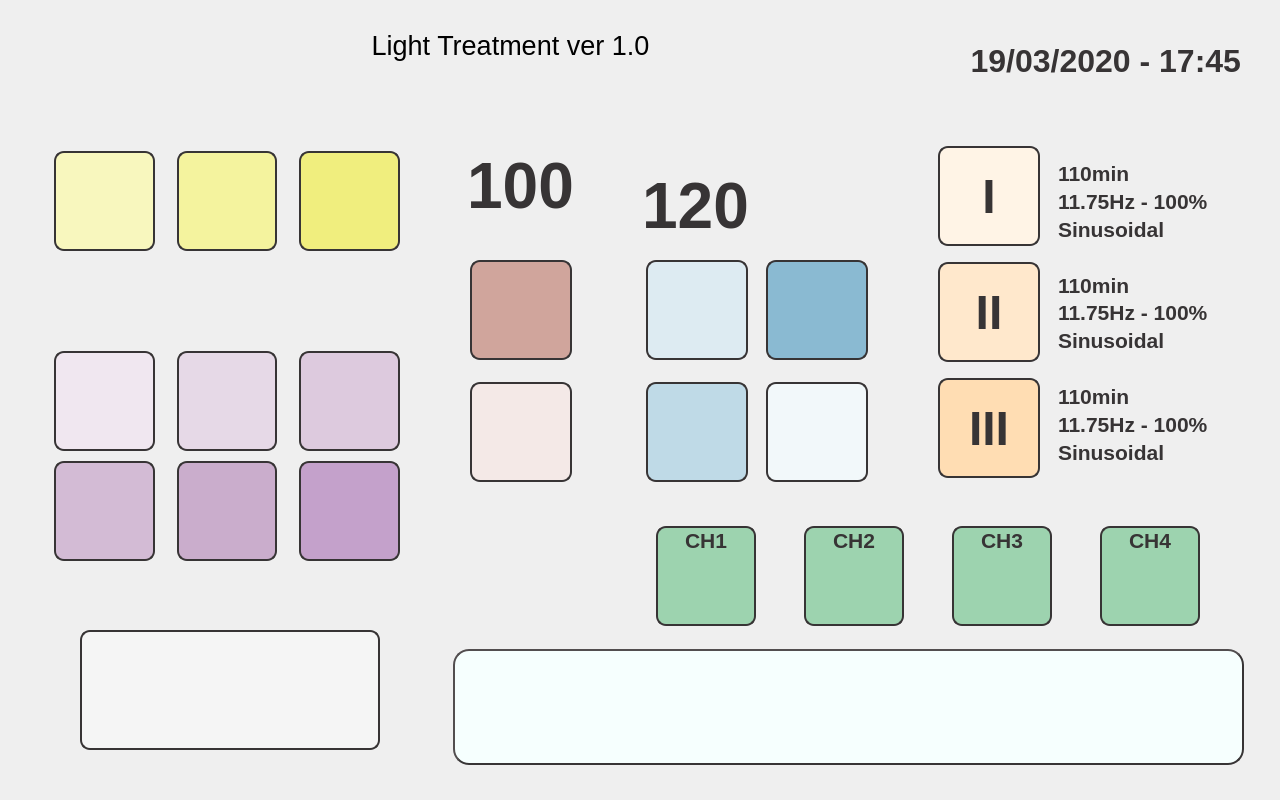
<?xml version="1.0" encoding="UTF-8"?>
<ui version="4.0">
 <class>Dialog</class>
 <widget class="QDialog" name="Dialog">
  <property name="geometry">
   <rect>
    <x>0</x>
    <y>0</y>
    <width>1280</width>
    <height>800</height>
   </rect>
  </property>
  <property name="windowTitle">
   <string>Dialog</string>
  </property>
  <property name="styleSheet">
   <string notr="true">QDialog {
background-image: url(:/background/resources/background_magnet_02.png);
}</string>
  </property>
  <widget class="QWidget" name="layoutWidget">
   <property name="geometry">
    <rect>
     <x>54</x>
     <y>350</y>
     <width>346</width>
     <height>102</height>
    </rect>
   </property>
   <layout class="QHBoxLayout" name="horizontalLayout_2">
    <property name="spacing">
     <number>22</number>
    </property>
    <item>
     <widget class="QPushButton" name="freq1Button">
      <property name="minimumSize">
       <size>
        <width>100</width>
        <height>100</height>
       </size>
      </property>
      <property name="styleSheet">
       <string notr="true">background-image: url(:/frequencies/resources/7_83Hz.png);
background-color: rgb(240, 231, 240);
border-radius: 10px;
border:2px solid rgb(55, 52, 53);</string>
      </property>
      <property name="text">
       <string/>
      </property>
     </widget>
    </item>
    <item>
     <widget class="QPushButton" name="freq2Button">
      <property name="minimumSize">
       <size>
        <width>100</width>
        <height>100</height>
       </size>
      </property>
      <property name="styleSheet">
       <string notr="true">background-image: url(:/frequencies/resources/11_79Hz.png);
background-color: rgb(230, 217, 231);
border-radius: 10px;
border:2px solid rgb(55, 52, 53);</string>
      </property>
      <property name="text">
       <string/>
      </property>
     </widget>
    </item>
    <item>
     <widget class="QPushButton" name="freq3Button">
      <property name="minimumSize">
       <size>
        <width>100</width>
        <height>100</height>
       </size>
      </property>
      <property name="styleSheet">
       <string notr="true">background-image: url(:/frequencies/resources/16_67Hz.png);
background-color: rgb(221, 202, 222);
border-radius: 10px;
border:2px solid rgb(55, 52, 53);</string>
      </property>
      <property name="text">
       <string/>
      </property>
     </widget>
    </item>
   </layout>
  </widget>
  <widget class="QWidget" name="layoutWidget_2">
   <property name="geometry">
    <rect>
     <x>54</x>
     <y>460</y>
     <width>346</width>
     <height>102</height>
    </rect>
   </property>
   <layout class="QHBoxLayout" name="horizontalLayout_3">
    <property name="spacing">
     <number>22</number>
    </property>
    <item>
     <widget class="QPushButton" name="freq4Button">
      <property name="minimumSize">
       <size>
        <width>100</width>
        <height>100</height>
       </size>
      </property>
      <property name="styleSheet">
       <string notr="true">background-image: url(:/frequencies/resources/23_58Hz.png);
background-color: rgb(211, 187, 213);
border-radius: 10px;
border:2px solid rgb(55, 52, 53);</string>
      </property>
      <property name="text">
       <string/>
      </property>
     </widget>
    </item>
    <item>
     <widget class="QPushButton" name="freq5Button">
      <property name="minimumSize">
       <size>
        <width>100</width>
        <height>100</height>
       </size>
      </property>
      <property name="styleSheet">
       <string notr="true">background-image: url(:/frequencies/resources/30_80Hz.png);
background-color: rgb(202, 173, 204);
border-radius: 10px;
border:2px solid rgb(55, 52, 53);</string>
      </property>
      <property name="text">
       <string/>
      </property>
     </widget>
    </item>
    <item>
     <widget class="QPushButton" name="freq6Button">
      <property name="minimumSize">
       <size>
        <width>100</width>
        <height>100</height>
       </size>
      </property>
      <property name="styleSheet">
       <string notr="true">background-image: url(:/frequencies/resources/62_64Hz.png);
background-color: rgb(196, 161, 203);
border-radius: 10px;
border:2px solid rgb(55, 52, 53);</string>
      </property>
      <property name="text">
       <string/>
      </property>
     </widget>
    </item>
   </layout>
  </widget>
  <widget class="QWidget" name="layoutWidget_3">
   <property name="geometry">
    <rect>
     <x>646</x>
     <y>260</y>
     <width>102</width>
     <height>224</height>
    </rect>
   </property>
   <layout class="QVBoxLayout" name="verticalLayout_2">
    <property name="spacing">
     <number>22</number>
    </property>
    <item>
     <widget class="QPushButton" name="min30Button">
      <property name="minimumSize">
       <size>
        <width>100</width>
        <height>100</height>
       </size>
      </property>
      <property name="styleSheet">
       <string notr="true">background-image: url(:/buttons/resources/30min.png);
background-color: rgb(221, 235, 242);
border-radius: 10px;
border:2px solid rgb(55, 52, 53);</string>
      </property>
      <property name="text">
       <string/>
      </property>
     </widget>
    </item>
    <item>
     <widget class="QPushButton" name="min45Button">
      <property name="minimumSize">
       <size>
        <width>100</width>
        <height>100</height>
       </size>
      </property>
      <property name="styleSheet">
       <string notr="true">background-image: url(:/buttons/resources/40min.png);
background-color: rgb(191, 218, 231);
border-radius: 10px;
border:2px solid rgb(55, 52, 53);</string>
      </property>
      <property name="text">
       <string/>
      </property>
     </widget>
    </item>
   </layout>
  </widget>
  <widget class="QWidget" name="layoutWidget_4">
   <property name="geometry">
    <rect>
     <x>766</x>
     <y>260</y>
     <width>102</width>
     <height>224</height>
    </rect>
   </property>
   <layout class="QVBoxLayout" name="verticalLayout_3">
    <property name="spacing">
     <number>22</number>
    </property>
    <item>
     <widget class="QPushButton" name="timeUpButton">
      <property name="minimumSize">
       <size>
        <width>100</width>
        <height>100</height>
       </size>
      </property>
      <property name="styleSheet">
       <string notr="true">background-image: url(:/buttons/resources/Arriba.png);
background-color: rgb(138, 186, 210);
border-radius: 10px;
border:2px solid rgb(55, 52, 53);</string>
      </property>
      <property name="text">
       <string/>
      </property>
     </widget>
    </item>
    <item>
     <widget class="QPushButton" name="timeDwnButton">
      <property name="minimumSize">
       <size>
        <width>100</width>
        <height>100</height>
       </size>
      </property>
      <property name="styleSheet">
       <string notr="true">background-image: url(:/buttons/resources/Abajo.png);
background-color: rgb(242, 248, 250);
border-radius: 10px;
border:2px solid rgb(55, 52, 53);</string>
      </property>
      <property name="text">
       <string/>
      </property>
     </widget>
    </item>
   </layout>
  </widget>
  <widget class="QPushButton" name="startButton">
   <property name="geometry">
    <rect>
     <x>80</x>
     <y>630</y>
     <width>300</width>
     <height>120</height>
    </rect>
   </property>
   <property name="minimumSize">
    <size>
     <width>100</width>
     <height>100</height>
    </size>
   </property>
   <property name="styleSheet">
    <string notr="true">background-image: url(:/buttons/resources/Play.png);
background-color: rgb(245, 245, 245);
border-radius: 10px;
border:2px solid rgb(55, 52, 53);</string>
   </property>
   <property name="text">
    <string/>
   </property>
  </widget>
  <widget class="QWidget" name="layoutWidget">
   <property name="geometry">
    <rect>
     <x>54</x>
     <y>150</y>
     <width>346</width>
     <height>102</height>
    </rect>
   </property>
   <layout class="QHBoxLayout" name="horizontalLayout">
    <property name="spacing">
     <number>22</number>
    </property>
    <item>
     <widget class="QPushButton" name="triangularButton">
      <property name="minimumSize">
       <size>
        <width>100</width>
        <height>100</height>
       </size>
      </property>
      <property name="styleSheet">
       <string notr="true">background-image: url(:/buttons/resources/Triangular.png);
background-color: rgb(248, 247, 190);
border-radius: 10px;
border:2px solid rgb(55, 52, 53);</string>
      </property>
      <property name="text">
       <string/>
      </property>
     </widget>
    </item>
    <item>
     <widget class="QPushButton" name="squareButton">
      <property name="minimumSize">
       <size>
        <width>100</width>
        <height>100</height>
       </size>
      </property>
      <property name="styleSheet">
       <string notr="true">background-image: url(:/buttons/resources/Cuadrada.png);
background-color: rgb(244, 243, 158);
border-radius: 10px;
border:2px solid rgb(55, 52, 53);</string>
      </property>
      <property name="text">
       <string/>
      </property>
     </widget>
    </item>
    <item>
     <widget class="QPushButton" name="sinusoidalButton">
      <property name="minimumSize">
       <size>
        <width>100</width>
        <height>100</height>
       </size>
      </property>
      <property name="styleSheet">
       <string notr="true">background-image: url(:/buttons/resources/Sinus.png);
background-color: rgb(240, 238, 126);
border-radius: 10px;
border:2px solid rgb(55, 52, 53);</string>
      </property>
      <property name="text">
       <string/>
      </property>
     </widget>
    </item>
   </layout>
  </widget>
  <widget class="QWidget" name="layoutWidget">
   <property name="geometry">
    <rect>
     <x>470</x>
     <y>260</y>
     <width>102</width>
     <height>224</height>
    </rect>
   </property>
   <layout class="QVBoxLayout" name="verticalLayout">
    <property name="spacing">
     <number>22</number>
    </property>
    <item>
     <widget class="QPushButton" name="powerUpButton">
      <property name="minimumSize">
       <size>
        <width>100</width>
        <height>100</height>
       </size>
      </property>
      <property name="styleSheet">
       <string notr="true">background-image: url(:/buttons/resources/Arriba.png);
background-color: rgb(208, 165, 156);
border-radius: 10px;
border:2px solid rgb(55, 52, 53);</string>
      </property>
      <property name="text">
       <string/>
      </property>
     </widget>
    </item>
    <item>
     <widget class="QPushButton" name="powerDwnButton">
      <property name="minimumSize">
       <size>
        <width>100</width>
        <height>100</height>
       </size>
      </property>
      <property name="styleSheet">
       <string notr="true">background-image: url(:/buttons/resources/Abajo.png);
background-color: rgb(244, 233, 231);
border-radius: 10px;
border:2px solid rgb(55, 52, 53);</string>
      </property>
      <property name="text">
       <string/>
      </property>
     </widget>
    </item>
   </layout>
  </widget>
  <widget class="QWidget" name="layoutWidget">
   <property name="geometry">
    <rect>
     <x>938</x>
     <y>140</y>
     <width>102</width>
     <height>346</height>
    </rect>
   </property>
   <layout class="QVBoxLayout" name="verticalLayout_4">
    <property name="spacing">
     <number>10</number>
    </property>
    <item>
     <widget class="QPushButton" name="mem1Button">
      <property name="minimumSize">
       <size>
        <width>100</width>
        <height>100</height>
       </size>
      </property>
      <property name="font">
       <font>
        <family>Liberation Sans</family>
        <pointsize>36</pointsize>
        <weight>75</weight>
        <bold>true</bold>
       </font>
      </property>
      <property name="focusPolicy">
       <enum>Qt::NoFocus</enum>
      </property>
      <property name="styleSheet">
       <string notr="true">color: rgb(55, 52, 53);
background-color: rgb(255, 244, 230);
border-radius: 10px;
border:2px solid rgb(55, 52, 53);</string>
      </property>
      <property name="text">
       <string>I</string>
      </property>
     </widget>
    </item>
    <item>
     <widget class="QPushButton" name="mem2Button">
      <property name="minimumSize">
       <size>
        <width>100</width>
        <height>100</height>
       </size>
      </property>
      <property name="font">
       <font>
        <family>Liberation Sans</family>
        <pointsize>36</pointsize>
        <weight>75</weight>
        <bold>true</bold>
       </font>
      </property>
      <property name="focusPolicy">
       <enum>Qt::NoFocus</enum>
      </property>
      <property name="styleSheet">
       <string notr="true">color: rgb(55, 52, 53);
background-color: rgb(255, 232, 204);
border-radius: 10px;
border:2px solid rgb(55, 52, 53);</string>
      </property>
      <property name="text">
       <string>II</string>
      </property>
     </widget>
    </item>
    <item>
     <widget class="QPushButton" name="mem3Button">
      <property name="minimumSize">
       <size>
        <width>100</width>
        <height>100</height>
       </size>
      </property>
      <property name="font">
       <font>
        <family>Liberation Sans</family>
        <pointsize>36</pointsize>
        <weight>75</weight>
        <bold>true</bold>
       </font>
      </property>
      <property name="focusPolicy">
       <enum>Qt::NoFocus</enum>
      </property>
      <property name="styleSheet">
       <string notr="true">color: rgb(55, 52, 53);
background-color: rgb(255, 221, 179);
border-radius: 10px;
border:2px solid rgb(55, 52, 53);</string>
      </property>
      <property name="text">
       <string>III</string>
      </property>
     </widget>
    </item>
   </layout>
  </widget>
  <widget class="QWidget" name="layoutWidget">
   <property name="geometry">
    <rect>
     <x>1058</x>
     <y>160</y>
     <width>171</width>
     <height>305</height>
    </rect>
   </property>
   <layout class="QVBoxLayout" name="verticalLayout_8">
    <property name="spacing">
     <number>30</number>
    </property>
    <item>
     <layout class="QVBoxLayout" name="verticalLayout_5">
      <property name="spacing">
       <number>2</number>
      </property>
      <item>
       <widget class="QLabel" name="mem11Label">
        <property name="font">
         <font>
          <family>Liberation Sans</family>
          <pointsize>16</pointsize>
          <weight>75</weight>
          <bold>true</bold>
         </font>
        </property>
        <property name="styleSheet">
         <string notr="true">color: rgb(55, 52, 53);</string>
        </property>
        <property name="text">
         <string>110min</string>
        </property>
       </widget>
      </item>
      <item>
       <widget class="QLabel" name="mem12Label">
        <property name="font">
         <font>
          <family>Liberation Sans</family>
          <pointsize>16</pointsize>
          <weight>75</weight>
          <bold>true</bold>
         </font>
        </property>
        <property name="styleSheet">
         <string notr="true">color: rgb(55, 52, 53);</string>
        </property>
        <property name="text">
         <string>11.75Hz - 100%</string>
        </property>
       </widget>
      </item>
      <item>
       <widget class="QLabel" name="mem13Label">
        <property name="font">
         <font>
          <family>Liberation Sans</family>
          <pointsize>16</pointsize>
          <weight>75</weight>
          <bold>true</bold>
         </font>
        </property>
        <property name="styleSheet">
         <string notr="true">color: rgb(55, 52, 53);</string>
        </property>
        <property name="text">
         <string>Sinusoidal</string>
        </property>
       </widget>
      </item>
     </layout>
    </item>
    <item>
     <layout class="QVBoxLayout" name="verticalLayout_6">
      <property name="spacing">
       <number>2</number>
      </property>
      <item>
       <widget class="QLabel" name="mem21Label">
        <property name="font">
         <font>
          <family>Liberation Sans</family>
          <pointsize>16</pointsize>
          <weight>75</weight>
          <bold>true</bold>
         </font>
        </property>
        <property name="styleSheet">
         <string notr="true">color: rgb(55, 52, 53);</string>
        </property>
        <property name="text">
         <string>110min</string>
        </property>
       </widget>
      </item>
      <item>
       <widget class="QLabel" name="mem22Label">
        <property name="font">
         <font>
          <family>Liberation Sans</family>
          <pointsize>16</pointsize>
          <weight>75</weight>
          <bold>true</bold>
         </font>
        </property>
        <property name="styleSheet">
         <string notr="true">color: rgb(55, 52, 53);</string>
        </property>
        <property name="text">
         <string>11.75Hz - 100%</string>
        </property>
       </widget>
      </item>
      <item>
       <widget class="QLabel" name="mem23Label">
        <property name="font">
         <font>
          <family>Liberation Sans</family>
          <pointsize>16</pointsize>
          <weight>75</weight>
          <bold>true</bold>
         </font>
        </property>
        <property name="styleSheet">
         <string notr="true">color: rgb(55, 52, 53);</string>
        </property>
        <property name="text">
         <string>Sinusoidal</string>
        </property>
       </widget>
      </item>
     </layout>
    </item>
    <item>
     <layout class="QVBoxLayout" name="verticalLayout_7">
      <property name="spacing">
       <number>2</number>
      </property>
      <item>
       <widget class="QLabel" name="mem31Label">
        <property name="font">
         <font>
          <family>Liberation Sans</family>
          <pointsize>16</pointsize>
          <weight>75</weight>
          <bold>true</bold>
         </font>
        </property>
        <property name="styleSheet">
         <string notr="true">color: rgb(55, 52, 53);</string>
        </property>
        <property name="text">
         <string>110min</string>
        </property>
       </widget>
      </item>
      <item>
       <widget class="QLabel" name="mem32Label">
        <property name="font">
         <font>
          <family>Liberation Sans</family>
          <pointsize>16</pointsize>
          <weight>75</weight>
          <bold>true</bold>
         </font>
        </property>
        <property name="styleSheet">
         <string notr="true">color: rgb(55, 52, 53);</string>
        </property>
        <property name="text">
         <string>11.75Hz - 100%</string>
        </property>
       </widget>
      </item>
      <item>
       <widget class="QLabel" name="mem33Label">
        <property name="font">
         <font>
          <family>Liberation Sans</family>
          <pointsize>16</pointsize>
          <weight>75</weight>
          <bold>true</bold>
         </font>
        </property>
        <property name="styleSheet">
         <string notr="true">color: rgb(55, 52, 53);</string>
        </property>
        <property name="text">
         <string>Sinusoidal</string>
        </property>
       </widget>
      </item>
     </layout>
    </item>
   </layout>
  </widget>
  <widget class="QLabel" name="minutesLabel">
   <property name="geometry">
    <rect>
     <x>640</x>
     <y>170</y>
     <width>111</width>
     <height>61</height>
    </rect>
   </property>
   <property name="font">
    <font>
     <family>Liberation Sans</family>
     <pointsize>48</pointsize>
     <weight>75</weight>
     <bold>true</bold>
    </font>
   </property>
   <property name="styleSheet">
    <string notr="true">color: rgb(55, 52, 53);</string>
   </property>
   <property name="text">
    <string>120</string>
   </property>
   <property name="alignment">
    <set>Qt::AlignHCenter|Qt::AlignTop</set>
   </property>
  </widget>
  <widget class="QLabel" name="powerLabel">
   <property name="geometry">
    <rect>
     <x>465</x>
     <y>150</y>
     <width>111</width>
     <height>61</height>
    </rect>
   </property>
   <property name="font">
    <font>
     <family>Liberation Sans</family>
     <pointsize>48</pointsize>
     <weight>75</weight>
     <bold>true</bold>
    </font>
   </property>
   <property name="styleSheet">
    <string notr="true">color: rgb(55, 52, 53);</string>
   </property>
   <property name="text">
    <string>100</string>
   </property>
   <property name="alignment">
    <set>Qt::AlignHCenter|Qt::AlignTop</set>
   </property>
  </widget>
  <widget class="QLabel" name="date_timeLabel">
   <property name="geometry">
    <rect>
     <x>910</x>
     <y>40</y>
     <width>331</width>
     <height>41</height>
    </rect>
   </property>
   <property name="font">
    <font>
     <family>Liberation Sans</family>
     <pointsize>24</pointsize>
     <weight>75</weight>
     <bold>true</bold>
    </font>
   </property>
   <property name="styleSheet">
    <string notr="true">color: rgb(55, 52, 53);</string>
   </property>
   <property name="text">
    <string>19/03/2020 - 17:45</string>
   </property>
   <property name="alignment">
    <set>Qt::AlignRight|Qt::AlignTrailing|Qt::AlignVCenter</set>
   </property>
  </widget>
  <widget class="QTextEdit" name="textEdit">
   <property name="geometry">
    <rect>
     <x>453</x>
     <y>649</y>
     <width>791</width>
     <height>116</height>
    </rect>
   </property>
   <property name="styleSheet">
    <string notr="true">border:2px outset;
background-color: rgb(246, 255, 254);
border-radius: 16px;
color: rgb(0, 0, 127);
border-color: rgb(55, 52, 53);</string>
   </property>
  </widget>
  <widget class="QPushButton" name="diagButton">
   <property name="geometry">
    <rect>
     <x>90</x>
     <y>30</y>
     <width>141</width>
     <height>41</height>
    </rect>
   </property>
   <property name="styleSheet">
    <string notr="true">background-color: rgba(255, 255, 255, 0);
border: 0px</string>
   </property>
   <property name="text">
    <string/>
   </property>
  </widget>
  <widget class="QWidget" name="layoutWidget_5">
   <property name="geometry">
    <rect>
     <x>630</x>
     <y>525</y>
     <width>596</width>
     <height>102</height>
    </rect>
   </property>
   <layout class="QHBoxLayout" name="horizontalLayout_4">
    <property name="spacing">
     <number>22</number>
    </property>
    <item>
     <widget class="QPushButton" name="ch1Button">
      <property name="sizePolicy">
       <sizepolicy hsizetype="Fixed" vsizetype="Fixed">
        <horstretch>0</horstretch>
        <verstretch>0</verstretch>
       </sizepolicy>
      </property>
      <property name="minimumSize">
       <size>
        <width>100</width>
        <height>100</height>
       </size>
      </property>
      <property name="font">
       <font>
        <family>Liberation Sans</family>
        <pointsize>16</pointsize>
        <weight>75</weight>
        <bold>true</bold>
       </font>
      </property>
      <property name="styleSheet">
       <string notr="true">background-color: rgb(157, 211, 175);
border-radius: 10px;
border:2px solid rgb(55, 52, 53);
text-align:top;
color: rgb(55, 52, 53);</string>
      </property>
      <property name="text">
       <string>CH1</string>
      </property>
     </widget>
    </item>
    <item>
     <widget class="QPushButton" name="ch2Button">
      <property name="sizePolicy">
       <sizepolicy hsizetype="Fixed" vsizetype="Fixed">
        <horstretch>0</horstretch>
        <verstretch>0</verstretch>
       </sizepolicy>
      </property>
      <property name="minimumSize">
       <size>
        <width>100</width>
        <height>100</height>
       </size>
      </property>
      <property name="font">
       <font>
        <family>Liberation Sans</family>
        <pointsize>16</pointsize>
        <weight>75</weight>
        <bold>true</bold>
       </font>
      </property>
      <property name="styleSheet">
       <string notr="true">background-color: rgb(157, 211, 175);
border-radius: 10px;
border:2px solid rgb(55, 52, 53);
text-align:top;
color: rgb(55, 52, 53);</string>
      </property>
      <property name="text">
       <string>CH2</string>
      </property>
     </widget>
    </item>
    <item>
     <widget class="QPushButton" name="ch3Button">
      <property name="sizePolicy">
       <sizepolicy hsizetype="Fixed" vsizetype="Fixed">
        <horstretch>0</horstretch>
        <verstretch>0</verstretch>
       </sizepolicy>
      </property>
      <property name="minimumSize">
       <size>
        <width>100</width>
        <height>100</height>
       </size>
      </property>
      <property name="font">
       <font>
        <family>Liberation Sans</family>
        <pointsize>16</pointsize>
        <weight>75</weight>
        <bold>true</bold>
       </font>
      </property>
      <property name="styleSheet">
       <string notr="true">background-color: rgb(157, 211, 175);
border-radius: 10px;
border:2px solid rgb(55, 52, 53);
text-align:top;
color: rgb(55, 52, 53);</string>
      </property>
      <property name="text">
       <string>CH3</string>
      </property>
     </widget>
    </item>
    <item>
     <widget class="QPushButton" name="ch4Button">
      <property name="sizePolicy">
       <sizepolicy hsizetype="Fixed" vsizetype="Fixed">
        <horstretch>0</horstretch>
        <verstretch>0</verstretch>
       </sizepolicy>
      </property>
      <property name="minimumSize">
       <size>
        <width>100</width>
        <height>100</height>
       </size>
      </property>
      <property name="font">
       <font>
        <family>Liberation Sans</family>
        <pointsize>16</pointsize>
        <weight>75</weight>
        <bold>true</bold>
       </font>
      </property>
      <property name="styleSheet">
       <string notr="true">background-color: rgb(157, 211, 175);
border-radius: 10px;
border:2px solid rgb(55, 52, 53);
text-align:top;
color: rgb(55, 52, 53);</string>
      </property>
      <property name="text">
       <string>CH4</string>
      </property>
     </widget>
    </item>
   </layout>
  </widget>
  <widget class="QLabel" name="label">
   <property name="geometry">
    <rect>
     <x>290</x>
     <y>20</y>
     <width>441</width>
     <height>51</height>
    </rect>
   </property>
   <property name="font">
    <font>
     <pointsize>20</pointsize>
    </font>
   </property>
   <property name="text">
    <string>Light Treatment ver 1.0</string>
   </property>
   <property name="alignment">
    <set>Qt::AlignCenter</set>
   </property>
  </widget>
 </widget>
 <resources>
  <include location="light1_res.qrc"/>
 </resources>
 <connections/>
</ui>
